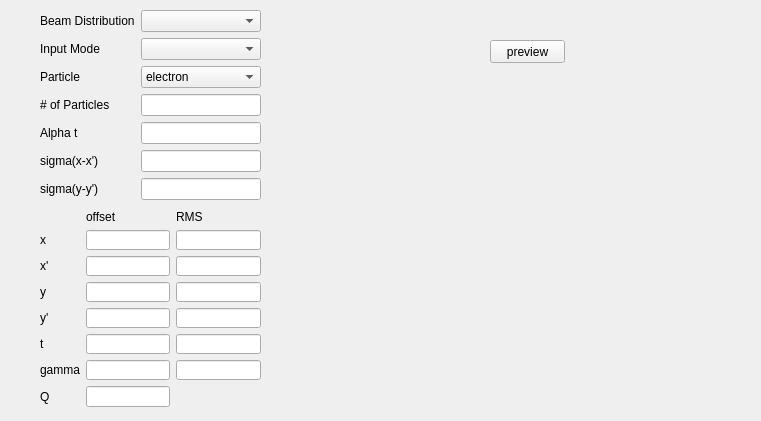
<?xml version="1.0" encoding="UTF-8"?>
<ui version="4.0">
 <class>testchargebeam</class>
 <widget class="QWidget" name="testchargebeam">
  <property name="geometry">
   <rect>
    <x>0</x>
    <y>0</y>
    <width>761</width>
    <height>421</height>
   </rect>
  </property>
  <property name="windowTitle">
   <string>Form</string>
  </property>
  <widget class="QWidget" name="gridLayoutWidget">
   <property name="geometry">
    <rect>
     <x>309</x>
     <y>79</y>
     <width>441</width>
     <height>301</height>
    </rect>
   </property>
   <layout class="QGridLayout" name="gridLayout">
    <item row="0" column="0">
     <widget class="QWidget" name="widget" native="true"/>
    </item>
    <item row="0" column="1">
     <widget class="QWidget" name="widget_2" native="true"/>
    </item>
    <item row="1" column="0">
     <widget class="QWidget" name="widget_3" native="true"/>
    </item>
    <item row="1" column="1">
     <widget class="QWidget" name="widget_4" native="true"/>
    </item>
   </layout>
  </widget>
  <widget class="QWidget" name="formLayoutWidget">
   <property name="geometry">
    <rect>
     <x>40</x>
     <y>10</y>
     <width>221</width>
     <height>191</height>
    </rect>
   </property>
   <layout class="QFormLayout" name="formLayout_2">
    <property name="fieldGrowthPolicy">
     <enum>QFormLayout::AllNonFixedFieldsGrow</enum>
    </property>
    <item row="1" column="0">
     <widget class="QLabel" name="label">
      <property name="text">
       <string>Beam Distribution</string>
      </property>
     </widget>
    </item>
    <item row="1" column="1">
     <widget class="QComboBox" name="comboBox"/>
    </item>
    <item row="2" column="0">
     <widget class="QLabel" name="label_2">
      <property name="text">
       <string>Input Mode</string>
      </property>
     </widget>
    </item>
    <item row="2" column="1">
     <widget class="QComboBox" name="comboBox_2"/>
    </item>
    <item row="3" column="0">
     <widget class="QLabel" name="label_3">
      <property name="text">
       <string>Particle</string>
      </property>
     </widget>
    </item>
    <item row="3" column="1">
     <widget class="QComboBox" name="comboBox_3">
      <item>
       <property name="text">
        <string>electron</string>
       </property>
      </item>
      <item>
       <property name="text">
        <string>proton</string>
       </property>
      </item>
      <item>
       <property name="text">
        <string>positron</string>
       </property>
      </item>
     </widget>
    </item>
    <item row="4" column="1">
     <widget class="QLineEdit" name="lineEdit"/>
    </item>
    <item row="4" column="0">
     <widget class="QLabel" name="label_4">
      <property name="text">
       <string># of Particles</string>
      </property>
     </widget>
    </item>
    <item row="5" column="1">
     <widget class="QLineEdit" name="lineEdit_2"/>
    </item>
    <item row="6" column="1">
     <widget class="QLineEdit" name="lineEdit_3"/>
    </item>
    <item row="7" column="1">
     <widget class="QLineEdit" name="lineEdit_4"/>
    </item>
    <item row="5" column="0">
     <widget class="QLabel" name="label_5">
      <property name="text">
       <string>Alpha t</string>
      </property>
     </widget>
    </item>
    <item row="6" column="0">
     <widget class="QLabel" name="label_6">
      <property name="text">
       <string>sigma(x-x')</string>
      </property>
     </widget>
    </item>
    <item row="7" column="0">
     <widget class="QLabel" name="label_7">
      <property name="text">
       <string>sigma(y-y')</string>
      </property>
     </widget>
    </item>
   </layout>
  </widget>
  <widget class="QWidget" name="gridLayoutWidget_2">
   <property name="geometry">
    <rect>
     <x>40</x>
     <y>210</y>
     <width>221</width>
     <height>197</height>
    </rect>
   </property>
   <layout class="QGridLayout" name="gridLayout_2">
    <item row="1" column="2">
     <widget class="QLineEdit" name="lineEdit_6"/>
    </item>
    <item row="1" column="1">
     <widget class="QLineEdit" name="lineEdit_5"/>
    </item>
    <item row="2" column="2">
     <widget class="QLineEdit" name="lineEdit_7"/>
    </item>
    <item row="2" column="1">
     <widget class="QLineEdit" name="lineEdit_8"/>
    </item>
    <item row="3" column="1">
     <widget class="QLineEdit" name="lineEdit_9"/>
    </item>
    <item row="3" column="2">
     <widget class="QLineEdit" name="lineEdit_10"/>
    </item>
    <item row="4" column="1">
     <widget class="QLineEdit" name="lineEdit_11"/>
    </item>
    <item row="4" column="2">
     <widget class="QLineEdit" name="lineEdit_12"/>
    </item>
    <item row="5" column="1">
     <widget class="QLineEdit" name="lineEdit_13"/>
    </item>
    <item row="5" column="2">
     <widget class="QLineEdit" name="lineEdit_14"/>
    </item>
    <item row="6" column="1">
     <widget class="QLineEdit" name="lineEdit_15"/>
    </item>
    <item row="6" column="2">
     <widget class="QLineEdit" name="lineEdit_16"/>
    </item>
    <item row="7" column="1">
     <widget class="QLineEdit" name="lineEdit_17"/>
    </item>
    <item row="0" column="1">
     <widget class="QLabel" name="label_8">
      <property name="text">
       <string>offset</string>
      </property>
     </widget>
    </item>
    <item row="0" column="2">
     <widget class="QLabel" name="label_9">
      <property name="text">
       <string>RMS</string>
      </property>
     </widget>
    </item>
    <item row="1" column="0">
     <widget class="QLabel" name="label_10">
      <property name="text">
       <string>x</string>
      </property>
     </widget>
    </item>
    <item row="2" column="0">
     <widget class="QLabel" name="label_11">
      <property name="text">
       <string>x'</string>
      </property>
     </widget>
    </item>
    <item row="3" column="0">
     <widget class="QLabel" name="label_12">
      <property name="text">
       <string>y</string>
      </property>
     </widget>
    </item>
    <item row="4" column="0">
     <widget class="QLabel" name="label_13">
      <property name="text">
       <string>y'</string>
      </property>
     </widget>
    </item>
    <item row="5" column="0">
     <widget class="QLabel" name="label_14">
      <property name="text">
       <string>t</string>
      </property>
     </widget>
    </item>
    <item row="6" column="0">
     <widget class="QLabel" name="label_15">
      <property name="text">
       <string>gamma</string>
      </property>
     </widget>
    </item>
    <item row="7" column="0">
     <widget class="QLabel" name="label_16">
      <property name="text">
       <string>Q</string>
      </property>
     </widget>
    </item>
   </layout>
  </widget>
  <widget class="QPushButton" name="pushButton">
   <property name="geometry">
    <rect>
     <x>490</x>
     <y>40</y>
     <width>75</width>
     <height>23</height>
    </rect>
   </property>
   <property name="text">
    <string>preview</string>
   </property>
  </widget>
  <zorder>gridLayoutWidget</zorder>
  <zorder>formLayoutWidget</zorder>
  <zorder>gridLayoutWidget_2</zorder>
  <zorder>lineEdit_6</zorder>
  <zorder>pushButton</zorder>
 </widget>
 <resources/>
 <connections/>
</ui>
